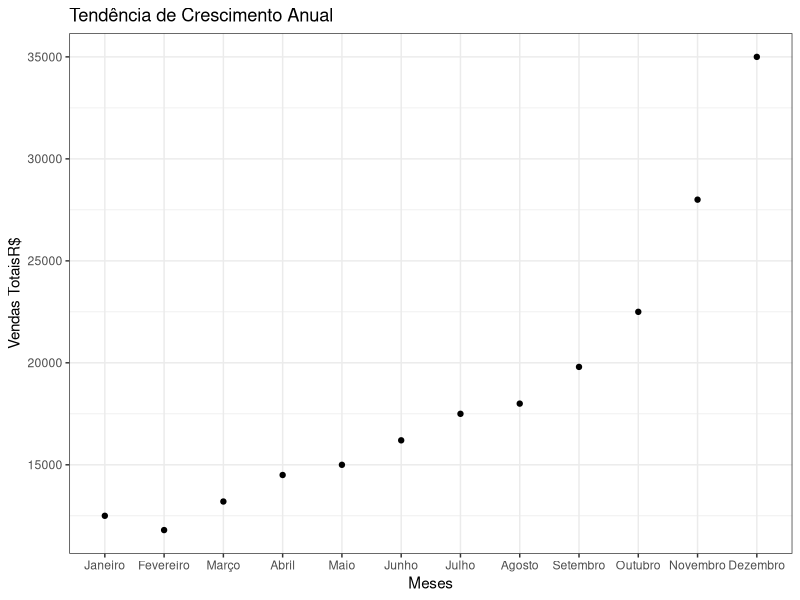
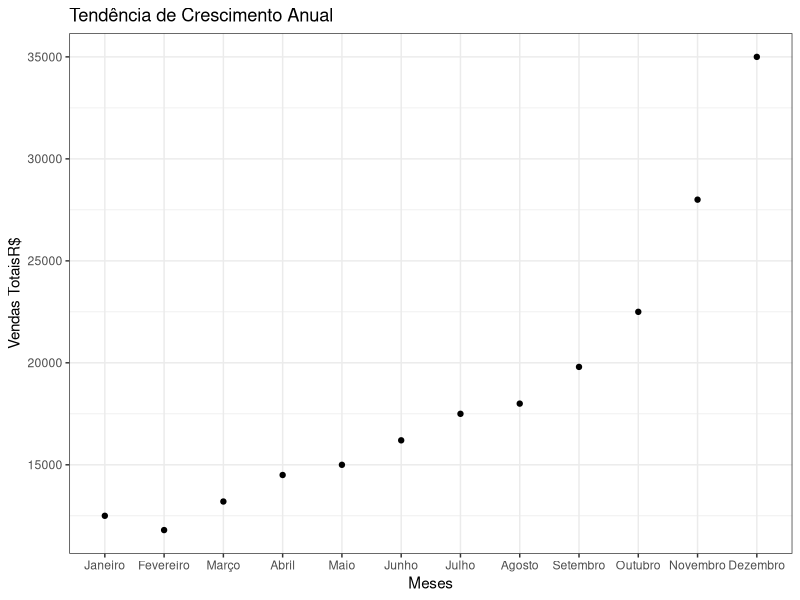

Recreate these plots in R, in order.
setwd('C:/Users/kasil/OneDrive/Documents/Cursos_Análise_De_Dados/R/Ex02')

install.packages('readxl')
library(readxl)
library(ggplot2)

dados = read_excel('Vendas.xlsx')

ordemMes <- c("Janeiro", "Fevereiro", "Março", "Abril", "Maio", "Junho", 
                     "Julho", "Agosto", "Setembro", "Outubro", "Novembro", "Dezembro")

dados$Mês <- factor(dados$Mês, levels = ordemMes)

ggplot(dados, aes(x=Mês, y=VendasTotais)) +
  geom_point() +
  labs(x="Meses", y="Vendas TotaisR$", 
        title="Tendência de Crescimento Anual") +
  theme_bw()

ggsave(filename = "VendasXMes.png")
